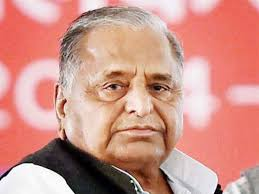
#> input picture Dataset/mulayam.jpeg, 259 x 194 px
$ python filters.py Dataset/mulayam.jpeg   (older library calls are emulated)
#> lines starting #> are read from the running program, lines starting #| are printed output that depends on the picture; after the words box and inside, x2 and y2 are one past the last pixel; in counts of white or black regions, pixels touching at a corner belong together
#> further down, img is the input picture: shape (194, 259, 3); mean B, G, R 137.7, 148.2, 207.3
#!/usr/bin/env python
# -*- coding: utf-8 -*-

""" A module containing a number of interesting image filter effects,
    such as:
    * Black-and-white pencil sketch
    * Warming/cooling filters
    * Cartoonizer
"""

import numpy as np
import cv2
import sys

from scipy.interpolate import UnivariateSpline

__author__ = "Michael Beyeler"
__license__ = "GNU GPL 3.0 or later"


class PencilSketch:
    """Pencil sketch effect

        A class that applies a pencil sketch effect to an image.
        The processed image is overlayed over a background image for visual
        effect.
    """

    # [30 lines left out: functions __init__, render, not called in this run]


class WarmingFilter:
    """Warming filter

        A class that applies a warming filter to an image.
        The class uses curve filters to manipulate the perceived color
        temparature of an image. The warming filter will shift the image's
        color spectrum towards red, away from blue.
    """

    # [30 lines left out: functions __init__, render, _create_LUT_8UC1, not called in this run]


class CoolingFilter:
    """Cooling filter

        A class that applies a cooling filter to an image.
        The class uses curve filters to manipulate the perceived color
        temparature of an image. The warming filter will shift the image's
        color spectrum towards blue, away from red.
    """

    # [29 lines left out: functions __init__, render, _create_LUT_8UC1, not called in this run]


class Cartoonizer:
    """Cartoonizer effect

        A class that applies a cartoon effect to an image.
        The class uses a bilateral filter and adaptive thresholding to create
        a cartoon effect.
    """
    def __init__(self):
        pass

    def render(self, img_rgb):
        numDownSamples = 2       # number of downscaling steps
        numBilateralFilters = 7  # number of bilateral filtering steps

        # -- STEP 1 --
        # downsample image using Gaussian pyramid
        img_color = img_rgb
        for _ in range(numDownSamples):
            img_color = cv2.pyrDown(img_color)
#> this loop made 2 passes
#> pass 1, in render, `img_color = cv2.pyrDown(img_color)`:
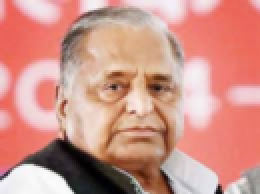
#> img_color: shape (97, 130, 3) (shown 2 times larger); mean B, G, R 137.8, 148.3, 207.6
#> pass 2, in render, `img_color = cv2.pyrDown(img_color)`:
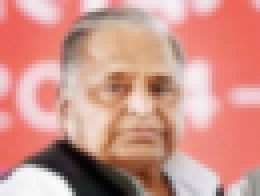
#> img_color: shape (49, 65, 3) (shown 4 times larger); mean B, G, R 138.1, 148.5, 207.5

        # repeatedly apply small bilateral filter instead of applying
        # one large filter
        for _ in range(numBilateralFilters):
            img_color = cv2.bilateralFilter(img_color, 9, 9, 7)

        # upsample image to original size
        for _ in range(numDownSamples):
            img_color = cv2.pyrUp(img_color)
#> this loop made 2 passes
#> pass 1, in render, `img_color = cv2.pyrUp(img_color)`:
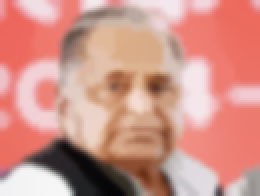
#> img_color: shape (98, 130, 3) (shown 2 times larger); mean B, G, R 137.6, 148.2, 207.3

        # -- STEPS 2 and 3 --
        # convert to grayscale and apply median blur
        img_gray = cv2.cvtColor(img_rgb, cv2.COLOR_RGB2GRAY)
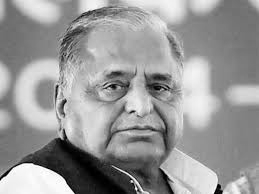
#> img_gray: shape (194, 259); min 0, max 255, mean 151.8
        img_blur = cv2.medianBlur(img_gray, 7)
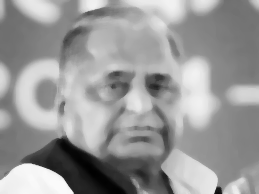
#> img_blur: shape (194, 259); min 1, max 250, mean 152.4

        # -- STEP 4 --
        # detect and enhance edges
        img_edge = cv2.adaptiveThreshold(img_blur, 255,
                                         cv2.ADAPTIVE_THRESH_MEAN_C,
                                         cv2.THRESH_BINARY, 9, 2)
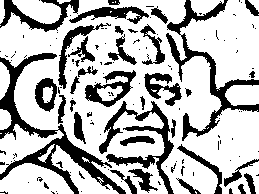
#> img_edge: shape (194, 259); 71.8% white; 133 black regions (99 under 20 px), largest, box (x1, y1, x2, y2) and area: (0, 53, 126, 194) 3000, (166, 0, 259, 141) 2146, (99, 101, 174, 194) 1614

        # -- STEP 5 --
        # convert back to color so that it can be bit-ANDed with color image
        img_edge = cv2.cvtColor(img_edge, cv2.COLOR_GRAY2RGB)
        cv2.imshow("Edges ",img_edge)
#> (the run stopped early here; a loop or call above may not have finished)

$ run again, on MiscPhotos/differentExpressions.jpg
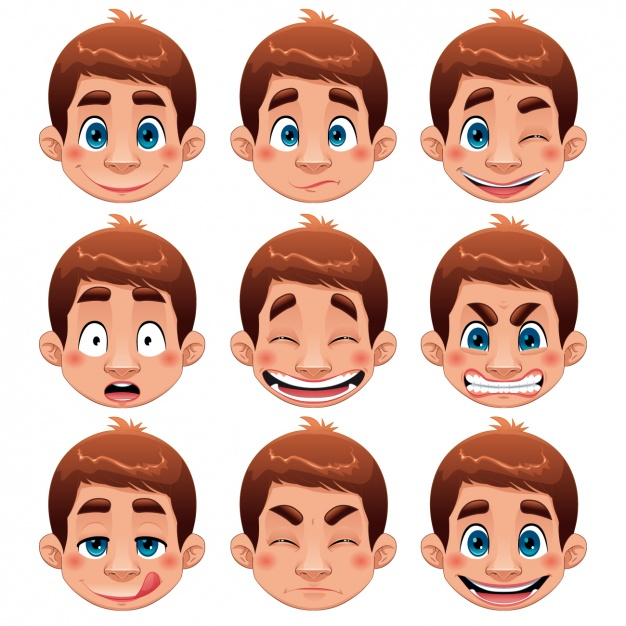
#> input picture MiscPhotos/differentExpressions.jpg, 626 x 626 px
#> img is the input picture: shape (626, 626, 3); mean B, G, R 169.1, 182.1, 217.2
#> in render, `img_blur = cv2.medianBlur(img_gray, 7)`:
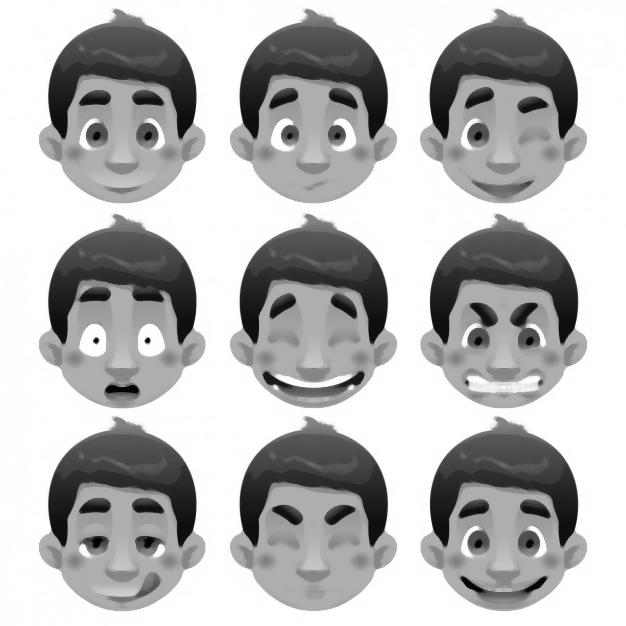
#> img_blur: shape (626, 626); min 3, max 255, mean 183.2
#> in render, `img_edge = cv2.adaptiveThreshold(img_blur, 255, cv2.ADAPTIVE_THRESH_ME..`:
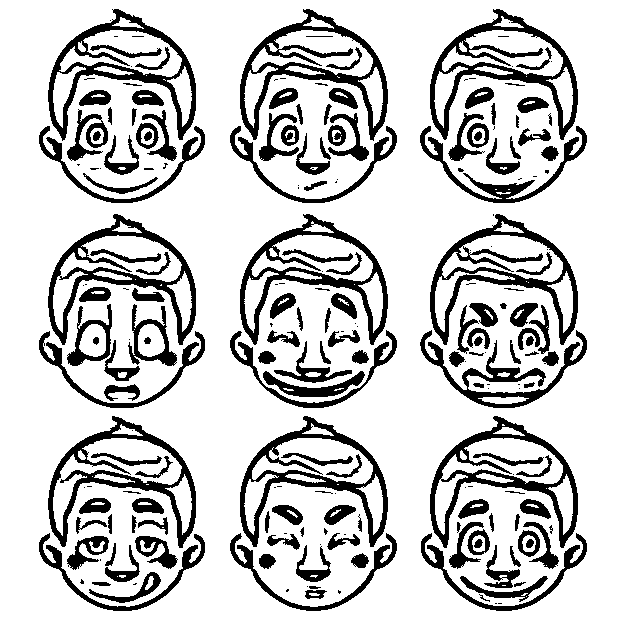
#> img_edge: shape (626, 626); 79.5% white; 222 black regions (72 under 20 px), largest, box (x1, y1, x2, y2) and area: (240, 9, 388, 141) 4089, (430, 9, 578, 140) 4083, (430, 214, 578, 345) 4049
